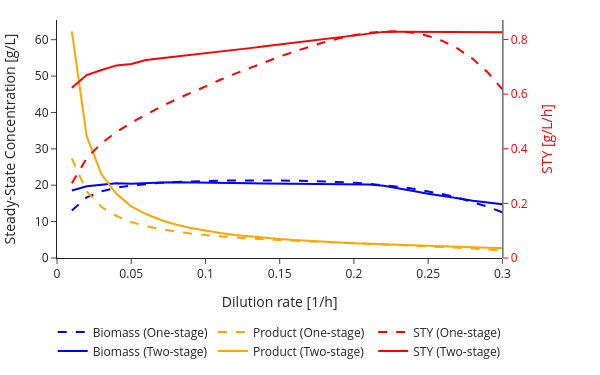

The cell this chart's notebook holds for it:
### Code cell
OS_plot.data = tuple(
    trace for trace in OS_plot.data
    if trace.name != "Biomass (S1)"
)
domain = OS_plot.layout.xaxis.domain
center = (domain[0] + domain[1]) / 2
OS_plot.update_layout(
    width=600,
    height=375,
    legend = dict(
        x = center,
        xanchor = "center",
        xref = "paper",
        y = -0.25,
    )
)
OS_plot.show()

### Figure 1 — Plotly figure (JSON) as saved in the notebook; plotly's stock layout.template omitted (floating-point values rounded to 4 significant figures)
{"data": [{"hovertemplate": "X<sub>OS</sub> = %{y:.2f} g/L <br>D = %{x:.3f} /h<extra></extra>", "line": {"color": "blue", "dash": "dash"}, "marker": {"opacity": 0, "size": 1}, "mode": "lines+markers", "name": "Biomass (One-stage)", "type": "scatter", "x": [0.01, 0.02, 0.03, 0.04, 0.05, 0.06, 0.07, 0.08, 0.09, 0.1, 0.11, 0.12, 0.13, 0.14, 0.15, 0.16, 0.17, 0.18, 0.19, 0.2, 0.21, 0.22, 0.23, 0.24, 0.25, 0.26, 0.27, 0.28, 0.29, 0.3], "y": [13.04, 16.65, 18.34, 19.3, 19.92, 20.35, 20.66, 20.88, 21.05, 21.17, 21.25, 21.31, 21.34, 21.34, 21.31, 21.26, 21.18, 21.06, 20.9, 20.68, 20.4, 20.04, 19.59, 19.03, 18.35, 17.53, 16.57, 15.44, 14.11, 12.56], "yaxis": "y"}, {"hovertemplate": "P<sub>OS</sub> = %{y:.2f} g/L<br>D = %{x:.3f} /h<extra></extra>", "line": {"color": "orange", "dash": "dash"}, "marker": {"opacity": 0, "size": 1}, "mode": "lines+markers", "name": "Product (One-stage)", "type": "scatter", "x": [0.01, 0.02, 0.03, 0.04, 0.05, 0.06, 0.07, 0.08, 0.09, 0.1, 0.11, 0.12, 0.13, 0.14, 0.15, 0.16, 0.17, 0.18, 0.19, 0.2, 0.21, 0.22, 0.23, 0.24, 0.25, 0.26, 0.27, 0.28, 0.29, 0.3], "y": [27.35, 18.27, 14.01, 11.53, 9.907, 8.762, 7.91, 7.25, 6.723, 6.291, 5.93, 5.623, 5.357, 5.123, 4.914, 4.725, 4.551, 4.387, 4.231, 4.078, 3.926, 3.77, 3.607, 3.435, 3.251, 3.053, 2.838, 2.603, 2.345, 2.058], "yaxis": "y"}, {"hovertemplate": "STY<sub>OS</sub> = %{y:.2f} g/L/h<br>D = %{x:.3f} /h<extra></extra>", "line": {"color": "red", "dash": "dash"}, "marker": {"opacity": 0, "size": 1}, "mode": "lines+markers", "name": "STY (One-stage)", "type": "scatter", "x": [0.01, 0.02, 0.03, 0.04, 0.05, 0.06, 0.07, 0.08, 0.09, 0.1, 0.11, 0.12, 0.13, 0.14, 0.15, 0.16, 0.17, 0.18, 0.19, 0.2, 0.21, 0.22, 0.23, 0.24, 0.25, 0.26, 0.27, 0.28, 0.29, 0.3], "y": [0.2735, 0.3655, 0.4203, 0.4612, 0.4954, 0.5257, 0.5537, 0.58, 0.6051, 0.6291, 0.6523, 0.6747, 0.6964, 0.7172, 0.7371, 0.756, 0.7736, 0.7897, 0.8039, 0.8156, 0.8244, 0.8293, 0.8296, 0.8245, 0.8129, 0.7938, 0.7663, 0.7289, 0.6801, 0.6175], "yaxis": "y2"}, {"customdata": [[0.87, 0.93, ""], [0.93, 0.89, ""], [0.95, 0.83, ""], [0.97, 0.77, ""], [0.97, 0.73, ""], [0.99, 0.69, ""], [0.99, 0.63, ""], [0.99, 0.57, ""], [0.99, 0.53, ""], [0.99, 0.49, ""], [0.99, 0.45, ""], [0.99, 0.39, ""], [0.99, 0.35, ""], [0.99, 0.31, ""], [0.99, 0.27, ""], [0.99, 0.23, ""], [0.99, 0.17, ""], [0.99, 0.13, ""], [0.99, 0.09, ""], [0.99, 0.05, ""], [0.99, 0.01, ""], [0.99, 0.01, ""], [0.97, 0.01, ""], [0.93, 0.01, ""], [0.89, 0.01, ""], [0.87, 0.01, ""], [0.83, 0.01, ""], [0.79, 0.01, ""], [0.77, 0.01, ""], [0.75, 0.01, ""]], "hovertemplate": "X<sub>2</sub> = %{y:.2f} g/L<br>D = %{x:.3f} /h<br>ϕ = %{customdata[0]:.2f}<br>ν = %{customdata[1]:.2f}%{customdata[2]}<extra></extra>", "line": {"color": "blue"}, "marker": {"opacity": 0, "size": 1}, "mode": "lines+markers", "name": "Biomass (Two-stage)", "type": "scatter", "x": [0.01, 0.02, 0.03, 0.04, 0.05, 0.06, 0.07, 0.08, 0.09, 0.1, 0.11, 0.12, 0.13, 0.14, 0.15, 0.16, 0.17, 0.18, 0.19, 0.2, 0.21, 0.22, 0.23, 0.24, 0.25, 0.26, 0.27, 0.28, 0.29, 0.3], "y": [18.55, 19.71, 20.14, 20.56, 20.43, 20.66, 20.73, 20.79, 20.69, 20.6, 20.52, 20.59, 20.52, 20.45, 20.38, 20.32, 20.4, 20.35, 20.29, 20.24, 20.19, 19.84, 19.21, 18.42, 17.65, 17.1, 16.4, 15.72, 15.24, 14.79], "yaxis": "y"}, {"customdata": [[0.87, 0.93, ""], [0.93, 0.89, ""], [0.95, 0.83, ""], [0.97, 0.77, ""], [0.97, 0.73, ""], [0.99, 0.69, ""], [0.99, 0.63, ""], [0.99, 0.57, ""], [0.99, 0.53, ""], [0.99, 0.49, ""], [0.99, 0.45, ""], [0.99, 0.39, ""], [0.99, 0.35, ""], [0.99, 0.31, ""], [0.99, 0.27, ""], [0.99, 0.23, ""], [0.99, 0.17, ""], [0.99, 0.13, ""], [0.99, 0.09, ""], [0.99, 0.05, ""], [0.99, 0.01, ""], [0.99, 0.01, ""], [0.97, 0.01, ""], [0.93, 0.01, ""], [0.89, 0.01, ""], [0.87, 0.01, ""], [0.83, 0.01, ""], [0.79, 0.01, ""], [0.77, 0.01, ""], [0.75, 0.01, ""]], "hoverinfo": "skip", "hovertemplate": "P<sub>2</sub> = %{y:.2f} g/L <br>D = %{x:.3f} /h<br>ϕ = %{customdata[0]:.2f}<br>ν = %{customdata[1]:.2f}%{customdata[2]}<extra></extra>", "line": {"color": "orange"}, "marker": {"opacity": 0, "size": 1}, "mode": "lines+markers", "name": "Product (Two-stage)", "type": "scatter", "x": [0.01, 0.02, 0.03, 0.04, 0.05, 0.06, 0.07, 0.08, 0.09, 0.1, 0.11, 0.12, 0.13, 0.14, 0.15, 0.16, 0.17, 0.18, 0.19, 0.2, 0.21, 0.22, 0.23, 0.24, 0.25, 0.26, 0.27, 0.28, 0.29, 0.3], "y": [62.3, 33.48, 22.94, 17.63, 14.21, 12.08, 10.45, 9.215, 8.257, 7.492, 6.866, 6.347, 5.909, 5.534, 5.209, 4.925, 4.676, 4.454, 4.257, 4.079, 3.918, 3.762, 3.601, 3.45, 3.311, 3.182, 3.064, 2.953, 2.851, 2.756], "yaxis": "y"}, {"customdata": [[0.87, 0.93, ""], [0.93, 0.89, ""], [0.95, 0.83, ""], [0.97, 0.77, ""], [0.97, 0.73, ""], [0.99, 0.69, ""], [0.99, 0.63, ""], [0.99, 0.57, ""], [0.99, 0.53, ""], [0.99, 0.49, ""], [0.99, 0.45, ""], [0.99, 0.39, ""], [0.99, 0.35, ""], [0.99, 0.31, ""], [0.99, 0.27, ""], [0.99, 0.23, ""], [0.99, 0.17, ""], [0.99, 0.13, ""], [0.99, 0.09, ""], [0.99, 0.05, ""], [0.99, 0.01, ""], [0.99, 0.01, ""], [0.97, 0.01, ""], [0.93, 0.01, ""], [0.89, 0.01, ""], [0.87, 0.01, ""], [0.83, 0.01, ""], [0.79, 0.01, ""], [0.77, 0.01, ""], [0.75, 0.01, ""]], "hovertemplate": "D = %{x:.3f} /h<br>STY<sub>TS</sub> = %{y:.2f} g/L/h<br>ϕ = %{customdata[0]:.2f}<br>ν = %{customdata[1]:.2f}%{customdata[2]}<extra></extra>", "line": {"color": "red"}, "marker": {"opacity": 0, "size": 1}, "mode": "lines+markers", "name": "STY (Two-stage)", "type": "scatter", "x": [0.01, 0.02, 0.03, 0.04, 0.05, 0.06, 0.07, 0.08, 0.09, 0.1, 0.11, 0.12, 0.13, 0.14, 0.15, 0.16, 0.17, 0.18, 0.19, 0.2, 0.21, 0.22, 0.23, 0.24, 0.25, 0.26, 0.27, 0.28, 0.29, 0.3], "y": [0.623, 0.6695, 0.6881, 0.705, 0.7103, 0.7249, 0.7315, 0.7372, 0.7432, 0.7492, 0.7552, 0.7617, 0.7682, 0.7747, 0.7813, 0.788, 0.7949, 0.8018, 0.8088, 0.8158, 0.8228, 0.8276, 0.8282, 0.828, 0.8277, 0.8273, 0.8273, 0.8269, 0.8269, 0.8267], "yaxis": "y2"}], "layout": {"autosize": true, "height": 375, "legend": {"orientation": "h", "x": 0.425, "xanchor": "center", "xref": "paper", "y": -0.25}, "margin": {"b": 10, "l": 40, "r": 10, "t": 20}, "width": 600, "xaxis": {"domain": [0, 0.85], "range": [0, 0.3], "title": {"text": "Dilution rate [1/h]"}}, "yaxis": {"range": [0, 65.41], "title": {"text": "Steady-State Concentration [g/L]"}}, "yaxis2": {"color": "red", "overlaying": "y", "position": 0.85, "range": [0, 0.8711], "side": "right", "title": {"text": "STY [g/L/h]"}}}}
